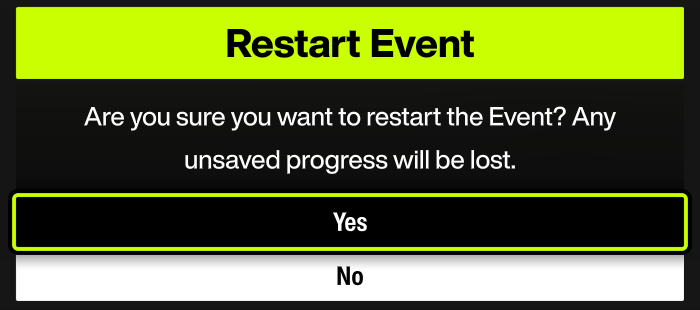
#> input picture templates/sp_restart_confirm.png, 700 x 310 px
$ python -i vision.py   (imports and definitions only)
#> lines starting #> are read from the running program, lines starting #| are printed output that depends on the picture; after the words box and inside, x2 and y2 are one past the last pixel; in counts of white or black regions, pixels touching at a corner belong together
#> further down, picture is the input picture: shape (310, 700, 3); mean B, G, R 47.7, 106.6, 94.3
"""Screen identification: OpenCV template matching and HSV colour masks."""
from __future__ import annotations
from enum import Enum, auto
from pathlib import Path
import cv2
import numpy as np


class Screen(Enum):
    UNKNOWN = auto()
    SEARCH_CONFIG = auto()
    RESULTS_HAS_CARS = auto()
    RESULTS_EMPTY = auto()
    RESULTS_LOADING = auto()
    AUCTION_OPTIONS = auto()
    PLAYER_OPTIONS = auto()
    BUY_OUT = auto()
    BUYOUT_PROGRESS = auto()
    BUYOUT_SUCCESS = auto()
    BUYOUT_FAILED = auto()
    CLAIM_CAR = auto()
    AH_LANDING = auto()


TEMPLATE_SCREENS: dict[str, Screen] = {
    "search.png": Screen.SEARCH_CONFIG,
    "auction_details.png": Screen.RESULTS_HAS_CARS,
    "no_auctions.png": Screen.RESULTS_EMPTY,
    "auction_loading.png": Screen.RESULTS_LOADING,
    "auction_options.png": Screen.AUCTION_OPTIONS,
    "player_options.png": Screen.PLAYER_OPTIONS,
    "buy_out.png": Screen.BUY_OUT,
    "buy_out_bgoff.png": Screen.BUY_OUT,
    "buy_out_progress.png": Screen.BUYOUT_PROGRESS,
    "buy_out_progress_bgoff.png": Screen.BUYOUT_PROGRESS,
    "buyout_successful.png": Screen.BUYOUT_SUCCESS,
    "buyout_failed.png": Screen.BUYOUT_FAILED,
    "claim_car.png": Screen.CLAIM_CAR,
    "ah_landing.png": Screen.AH_LANDING,
}


def lime_mask(bgr: np.ndarray, lower, upper) -> np.ndarray:
    hsv = cv2.cvtColor(bgr, cv2.COLOR_BGR2HSV)
    return cv2.inRange(hsv, np.array(lower, np.uint8), np.array(upper, np.uint8))


# [34 lines left out: functions largest_lime_bbox, _gray, match_template, not called in this run]


_DOWNSCALED_TEMPLATES: dict[int, np.ndarray] = {}


# [40 lines left out: functions _small, load_templates, _has_bgoff_variant, not called in this run]


# Distinctive results templates beat ah_landing (whose title also appears
# on the results screens).
_RESULTS_PRIORITY = ("auction_details.png", "no_auctions.png")

_MATCH_SCALE = 0.5


def _downscale(img: np.ndarray) -> np.ndarray:
    return cv2.resize(img, None, fx=_MATCH_SCALE, fy=_MATCH_SCALE,
                      interpolation=cv2.INTER_AREA)


# Where each template appears on a 1920x1080 frame, with padding.
TEMPLATE_REGIONS = {
    "search.png":             (472, 223, 1448, 471),
    "auction_details.png":    (889,  64, 1920, 294),
    "no_auctions.png":        (1113, 434, 1706, 690),
    "auction_loading.png":    (870, 180, 1840, 870),
    "auction_options.png":    (546, 276, 1374, 526),
    "player_options.png":     (580, 230, 1340, 486),
    "buy_out.png":               (520, 470, 1400, 620),
    "buy_out_bgoff.png":         (520, 470, 1400, 620),
    "buy_out_progress.png":      (520, 470, 1400, 620),
    "buy_out_progress_bgoff.png":(520, 470, 1400, 620),
    "buyout_successful.png":  (539, 334, 1374, 612),
    "buyout_failed.png":      (546, 378, 1374, 631),
    "claim_car.png":          (538, 359, 1374, 615),
    "ah_landing.png":         (16,   89,  387, 291),
}


# Templates that must be matched at full resolution. The buy_out body and
# buy_out_progress body are short text-band crops; half-res blurs the text
# enough that live frames drop below the 0.80 threshold (~0.78 vs ~0.86).
_FULL_RES_TEMPLATES = {
    "buy_out.png", "buy_out_bgoff.png",
    "buy_out_progress.png", "buy_out_progress_bgoff.png",
}


# [38 lines left out: functions screen_scores, identify_screen, not called in this run]


# Search-config Confirm button band at 1920x1080.
CONFIRM_ROW = (548, 714, 1372, 772)


# [8 lines left out: function is_confirm_highlighted, not called in this run]


# Search-screen field-row centre Y positions at 1920x1080. The currently
# selected row is drawn as a wide lime OUTLINE box (dark interior, lime
# border). Reading that box's centre Y tells us exactly which row the cursor
# is on - the key to fast, dropped-key-proof Max Bid navigation. Lime is a
# saturated colour absent from the auction-house scene, so this is immune to
# the moving background bleeding through the translucent search form (which
# breaks any white/brightness-based row detection).
SEARCH_ROW_CENTERS = {
    "make": 420,
    "model": 467,
    "performance_class": 519,
    "car_type": 572,
    "max_bid": 629,
    "max_buyout": 678,
    "confirm": 742,
}

# The form can sit at different vertical positions (safe-area / overscan /
# capture differences shift it by a row or more), so Max Bid must NOT be
# targeted by a hardcoded absolute Y. Instead anchor to the solid lime title
# bar - the one always-present lime element - and target Max Bid a fixed
# distance below it. This self-calibrates to wherever the form renders.
TITLE_TO_MAX_BID_DY = 279       # Max Bid centre minus title centre at 1080p
ROW_PITCH = 53                  # vertical gap between field rows at 1080p

# Where the title bar can appear (covers vertical shifts), and its geometry.
TITLE_Y_TOP = 290
TITLE_Y_BOTTOM = 460
_TITLE_MIN_W = 500
_TITLE_MIN_H = 30
_TITLE_MIN_AR = 5.0
_TITLE_MIN_FILL = 0.6           # solid lime fill, vs the outline row box

# Window in which a field-row selection box can appear, and the box geometry.
SEARCH_FIELD_Y_TOP = 395
SEARCH_FIELD_Y_BOTTOM = 900


# [27 lines left out: function search_title_cy, not called in this run]
_ROW_BOX_MIN_W = 500
_ROW_BOX_MIN_H = 25
_ROW_BOX_MAX_H = 90
_ROW_BOX_MIN_AR = 6.0           # wide, short banner
_ROW_BOX_MAX_FILL = 0.45        # outline box, not a solid lime fill (the title)


# [32 lines left out: function selected_row_cy, not called in this run]


# Yellow SOLD stamp HSV range and per-slot regions. Cards stack at a 202px
# pitch; regions stop above the live time-left pill and the price-row icons.
SOLD_HSV_LOWER = (20, 120, 120)
SOLD_HSV_UPPER = (34, 255, 255)
SOLD_STAMP_REGION = (90, 185, 300, 295)

# A populated card has a digitally-rendered white UI body that produces
# pixels with high V and very low S. The FH6 moving-background scene shown
# through an empty slot is bright but never that pure - everything is tinted,
# textured, or has a colour cast. Counting these "pure-white" pixels gives a
# clean separator that works whether moving_background is on or off.
SLOT_POPULATED_WHITE_V_MIN = 230
SLOT_POPULATED_WHITE_S_MAX = 25
SLOT_POPULATED_WHITE_MIN = 30      # min pixels matching the above per slot


# Skill-grind results screen: the lime "Driver / Car / Class / Progress / Time"
# leaderboard header. Chosen because it is identical regardless of input device
# (the bottom prompt bar swaps between controller glyphs and keyboard labels
# depending on the last input, but this header never changes), and it scores
# 1.0 on results frames vs ~0.17 while driving. Region padded for setup shift.
SP_RESULTS_REGION = (280, 180, 1620, 340)


# [10 lines left out: function is_sp_results, not called in this run]


# Skill-grind start-race menu: the left-hand option list (Start Race Event /
# Difficulty & Settings / Tune Car / Starting Grid / Quit Race). The bot lands
# here after a reset and presses the start key to launch the next race. The
# menu boxes are opaque so it matches across the changing car/scene behind it
# (0.97 across backgrounds), and it's well separated from the results screen
# (a results frame scores ~0.23 here, this menu scores ~0.16 on results).
SP_START_REGION = (40, 600, 540, 990)


# [10 lines left out: function is_sp_start_menu, not called in this run]


# Skill-grind "Restart Event" confirmation dialog: the centred Yes/No prompt
# that appears after pressing Restart (X) on the results screen, BEFORE the
# race relaunches. Template is the solid lime "Restart Event" title bar plus
# the body text ("Are you sure you want to restart the Event? ...") and the
# Yes/No rows - all input-independent. The bottom prompt bar is deliberately
# excluded because FH6 swaps it between "Enter Select" (keyboard) and the "A"
# glyph (controller) based on the last input device. The match region is padded
# generously so the dialog is found wherever it renders (the live game shifts
# some screens ~one row down vs recorded video). Scores 0.90-1.00 on the dialog
# and <=0.54 on every other grind screen (results/start/driving/loading), so a
# 0.70 threshold separates it cleanly. Checked BEFORE results in the grind's
# classifier, because a blurred copy of the results header sits behind it.
SP_RESTART_REGION = (560, 340, 1360, 760)


# [22 lines left out: functions is_sp_restart_confirm, is_card_sold, not called in this run]


SOLD_STAMP_REGIONS = (
    SOLD_STAMP_REGION,
    (90, 387, 300, 497),
    (90, 589, 300, 699),
    (90, 791, 300, 901),
)


def slot_states(scene_bgr) -> tuple:
    """Per-slot (sold, populated) flags for the four result slots."""
    hsv = cv2.cvtColor(scene_bgr, cv2.COLOR_BGR2HSV)
#> hsv: shape (310, 700, 3); mean H, S, V 15.8, 65.7, 106.6
    sold_mask = cv2.inRange(hsv,
                            np.array(SOLD_HSV_LOWER, np.uint8),
                            np.array(SOLD_HSV_UPPER, np.uint8))
#> sold_mask: shape (310, 700); every value is 0
    sat = hsv[:, :, 1]
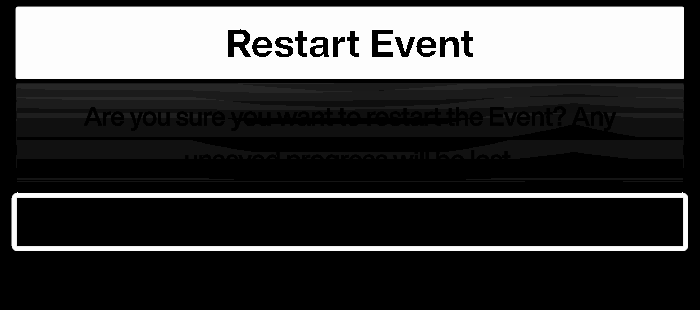
#> sat: shape (310, 700); min 0, max 255, mean 65.7
    val = hsv[:, :, 2]
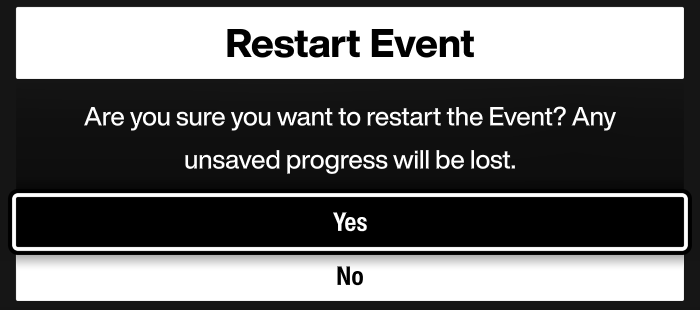
#> val: shape (310, 700); min 0, max 255, mean 106.6
    out = []
    for (x1, y1, x2, y2) in SOLD_STAMP_REGIONS:
        sold = int(cv2.countNonZero(sold_mask[y1:y2, x1:x2])) > 800
        white = ((val[y1:y2, x1:x2] >= SLOT_POPULATED_WHITE_V_MIN)
                 & (sat[y1:y2, x1:x2] <= SLOT_POPULATED_WHITE_S_MAX))
        populated = int(white.sum()) > SLOT_POPULATED_WHITE_MIN
        out.append((sold, populated))
#> this loop made 4 passes
#> populated on passes 1 to 4: True, False, False, False
#> pass 1, in slot_states, `white = ((val[y1:y2, x1:x2] >= SLOT_POPULATED_WHITE_V_MIN) & (sat[y1:y..`:
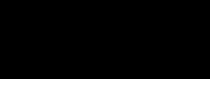
#> white: shape (110, 210) bool; 28.2% white; 1 white region, box (x1, y1, x2, y2) and area: (0, 79, 210, 110) 6510
#> after the loop, out = [(False, True), (False, False), (False, False), (False, False)]
    return tuple(out)


def sold_slots(scene_bgr) -> tuple:
    """Per-slot SOLD flags for the four result slots."""
    return tuple(sold for sold, _populated in slot_states(scene_bgr))


# [6 lines left out: function first_buyable_slot, not called in this run]

>>> import cv2
>>> picture = cv2.imread('../templates/sp_restart_confirm.png')
>>> result = slot_states(picture)
#> result = ((False, True), (False, False), (False, False), (False, False))

$ run again, on templates/sp_start.png
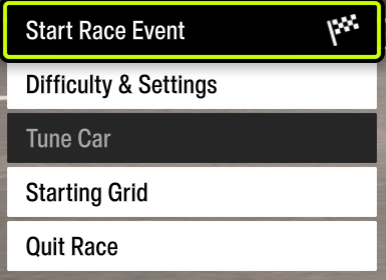
#> input picture templates/sp_start.png, 386 x 280 px
#> picture is the input picture: shape (280, 386, 3); mean B, G, R 143, 151.4, 150.7
#> hsv: shape (280, 386, 3); mean H, S, V 3.2, 12.9, 152.3
#> in slot_states, `sold_mask = cv2.inRange(hsv, np.array(SOLD_HSV_LOWER, np.uint8), np.ar..`:
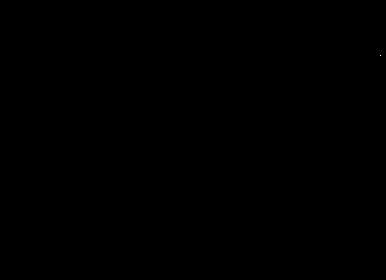
#> sold_mask: shape (280, 386); 0% white in thin lines or dots, all inside (x1, y1, x2, y2) = (380, 55, 381, 56)
#> the loop in slot_states, `for (x1, y1, x2, y2) in SOLD_STAMP_REGIONS:` made 4 passes
#> populated on passes 1 to 4: True, False, False, False
#> pass 1, in slot_states, `white = ((val[y1:y2, x1:x2] >= SLOT_POPULATED_WHITE_V_MIN) & (sat[y1:y..`:
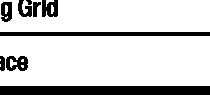
#> white: shape (95, 210) bool; 81.8% white; 9 black regions, largest, box (x1, y1, x2, y2) and area: (0, 86, 210, 95) 1890, (0, 32, 210, 36) 840, (6, 56, 28, 71) 229
#> after the loop in slot_states, `for (x1, y1, x2, y2) in SOLD_STAMP_REGIONS:`: out = [(False, True), (False, False), (False, False), (False, False)]
#> result = ((False, True), (False, False), (False, False), (False, False))
